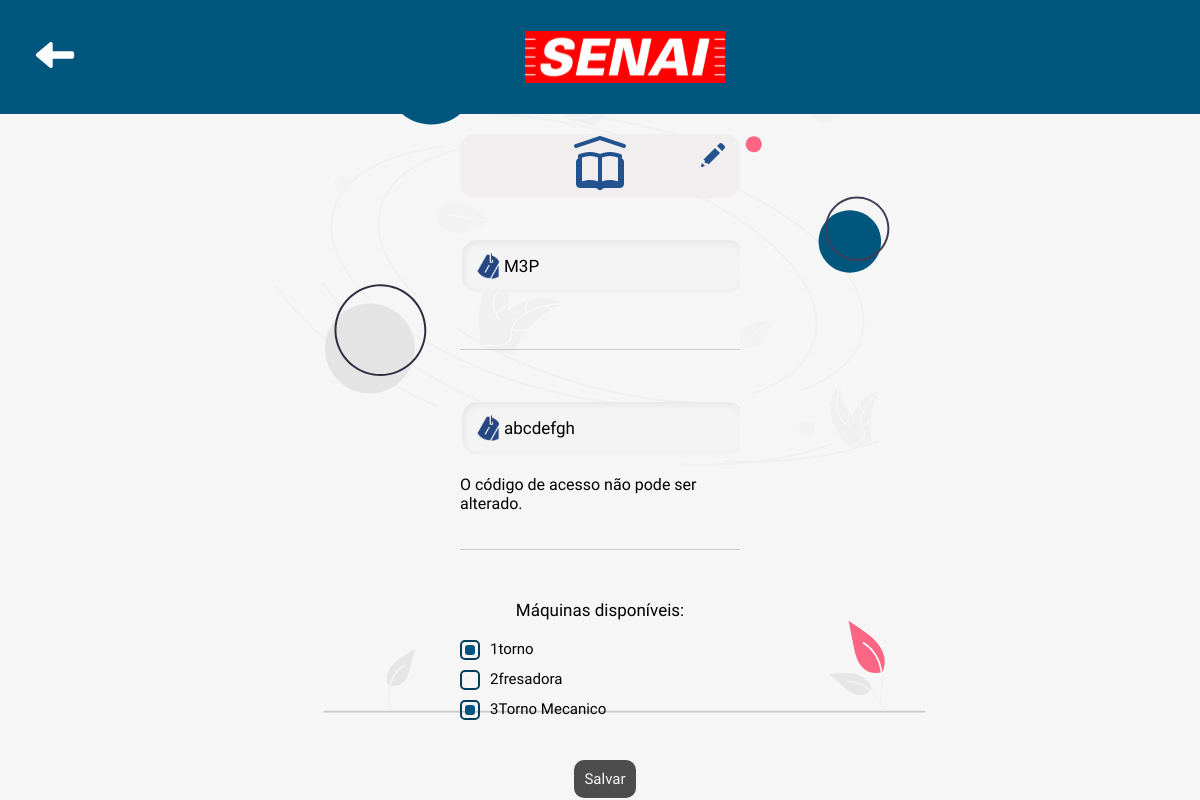
/update.php?option=sala&editarTurma&id_atualizacao=1, run on the app's committed database.
### tables this page shows
CREATE TABLE `sala` (
  `id` int(11) NOT NULL,
  `turma` varchar(50) NOT NULL,
  `id_professor` int(11) NOT NULL,
  `codigo_acesso` varchar(8) NOT NULL
);

CREATE TABLE `tipo_maquina` (
  `id` int(11) NOT NULL,
  `tipo` varchar(50) NOT NULL,
  `imagem_padrao` longblob NOT NULL
);

### update.php (the view, shortened to what this page needs)
<?php
include('conexao.php');
if (isset($_GET['option']) && isset($_GET['id_atualizacao'])) {
    $editarTurma = false;
    $tabelaBuscar = $_GET['option'];
    $id_atualizacao = $_GET['id_atualizacao'];
    $sqlBuscarTodasColunas = "SHOW COLUMNS FROM $tabelaBuscar";
    $resultado = $mysqli->query($sqlBuscarTodasColunas);
    $campos = array();
    if (isset($_GET['editarTurma'])) {
        $editarTurma = true;
    }
    while ($row = mysqli_fetch_assoc($resultado)) {
        $campos[] = $row['Field'];
    }
    $colunaExcluir = 'id_professor';
    $colunaExcluir1 = 'senha';
    $colunaExcluir3 = 'id';
    $colunaExcluir2 = 'redefinir_senha';
    $colunaExcluir4 = 'codigo_recuperacao';
    $campos = array_diff($campos, array($colunaExcluir, $colunaExcluir1, $colunaExcluir3, $colunaExcluir2, $colunaExcluir4));
    $sql = "SELECT * FROM $tabelaBuscar WHERE id = $id_atualizacao";
    $resultado = $mysqli->query($sql);
    $dados = mysqli_fetch_assoc($resultado);
    if ($editarTurma) {
        $urlUpdate = "update.php?option=$tabelaBuscar&editarTurma&id_atualizacao=$id_atualizacao";
    } else {
        $urlUpdate = "update.php?option=$tabelaBuscar&id_atualizacao=$id_atualizacao";
    }
    ?>
    <!DOCTYPE html>
    <html lang="pt-br">
    <head>
        <link rel="stylesheet" href="css/style.css" />
    </head>
    <body id="body_perfil">
        <header class="topo-inicial">
            <?php
            if ($_SERVER['HTTP_REFERER']){
                if(!strpos($_SERVER['HTTP_REFERER'], "update.php")){
                    echo '<a href='.$_SERVER['HTTP_REFERER'].' class="setaVoltar">';
                }
            }else{
                echo '<a href="login.php" class="setaVoltar">';
            }
            ?>
                <img src="img/svg/setaVoltar.svg" alt="voltar">
            </a>
            <img width="200" class="logo-inicial" src="img/svg/logo_senai_vermelho.svg"  />
        </header>
        <main id="main_formPerfil">
            <div class="container_form">
                <section>
                    <div>
                        <?php
                        if ($editarTurma) {
                            echo '<img src="img/svg/class.svg" >';
                        } else {
                            echo '<img src="img/svg/user.svg" width="70">';
                        }
                        ?>
                    </div>
                    <div class="edit_Icon" onclick="liberarEdicaoPerfil()">
                        <img  src="img/svg/Edit.svg" id="imgEditIcon" />
                    </div>
                </section>
                <form id="form_perfil" method="POST" action="<?php echo $urlUpdate ?>">
                    <?php
                    foreach ($campos as $campo) {
                        $valorAtual = $dados[$campo];
                        ?>
                        <div class="input">
                            <input class="<?php echo $campo ?>" required readonly type="text" id="<?php echo $campo; ?>"
                                name="<?php echo $campo; ?>" value="<?php echo $valorAtual; ?>"><br>
                                <?php
                                    if($campo == "codigo_acesso"){
                                        echo '<p  id="p_update">O código de acesso não pode ser alterado.</p>';
                                    }
                                ?>
                        </div>
                        <?php
                    }
                    if ($editarTurma) {
                        $sql_tipos_na_sala = "SELECT tipo_maquina.id, tipo_maquina.tipo
                        FROM tipo_maquina
                        INNER JOIN lista_sala_tipo_maquina ON tipo_maquina.id = lista_sala_tipo_maquina.id_tipo_maquina
                        WHERE lista_sala_tipo_maquina.id_sala = ?";
                        $stmt_tipos_na_sala = $mysqli->prepare($sql_tipos_na_sala);
                        $stmt_tipos_na_sala->bind_param("i", $id_atualizacao);
                        $stmt_tipos_na_sala->execute();
                        $stmt_tipos_na_sala->bind_result($tipo_maquina_id, $tipo_maquina_nome);
                        $tipos_na_sala = array();
                        while ($stmt_tipos_na_sala->fetch()) {
                            $tipos_na_sala[] = $tipo_maquina_id;
                        }
                        $sql_todos_tipos = "SELECT id, tipo FROM tipo_maquina";
                        $stmt_todos_tipos = $mysqli->query($sql_todos_tipos);
                        echo '<div class="checkboxes" id="checkboxesFormEditarTurma">';
                        echo '<div class="titulo"><p>Máquinas disponíveis:</p></div>';
                        while ($row = $stmt_todos_tipos->fetch_assoc()) {
                            $tipo = $row['tipo'];
                            $Idtipo = $row['id'];
                            $check = in_array($Idtipo, $tipos_na_sala) ? 'checked' : '';
                            echo '<label for="' . $tipo . '" class="cyberpunk-checkbox-label">';
                            echo '<input disabled ' . $check . ' class="cyberpunk-checkbox" type="checkbox" id="' . $Idtipo . '" name="maquinas[]" value="' . $Idtipo . '" >';
                            echo $Idtipo;
                            echo '<span>';
                            echo $tipo;
                            echo '</span>';
                            echo '</label>';
                        }
                        echo '</div>';
                    }
                    ?>
                    <div class="bnts">
                        <div class="inputs">
                            <input  disabled  type="submit" value="Salvar" id="botaoSalvar">
                        </div>
                    </div>
                </form>
            </div>
        </main>
    </body>
    </html>
    <?php
}
?>

### css/style.css (style rules this page uses)
* { margin: 0; border: none; text-decoration: none; padding: 0; overflow-x: hidden; font-family: "Lexend Deca", sans-serif; }
:root { --azulPrincipal: #01567d; --azulEscuro: #003f5b; --cinza: #666; --cinzaClaro: #a8a8a8; --box-shadow: 5px 7px 10px 5px rgba(0, 0, 0, 0.25); --box-shadow-insert: 4px -4px 4px 0px rgba(0, 0, 0, 0.25) inset; --background-main: #f6f6f6; }
body { background-color: var(--background-main); }
.logo-inicial { margin: 0 auto; padding-left: 110px; }
.topo-inicial { background-color: var(--azulPrincipal); display: flex; align-items: center; padding: 30px; }
#infosAcess input, #infosCreate input, #main_formPerfil .container_form .input input { background: #f4f4f4; display: flex; width: 80%; padding: 16px; background-image: url("../img/email.png"); background-repeat: no-repeat; background-position: 12px center; padding-left: 42px; border-radius: 15px; font-size: 17px; border: none; outline: none; box-shadow: inset 1px 2px 8px rgba(0, 0, 0, 0.07); transition: 0.18s ease-out; }
.checkboxes .titulo { color: #b6e4f0; font-size: 17px; font-weight: 500; display: flex; justify-content: center; width: 100%; margin-bottom: 20px; }
.cyberpunk-checkbox { appearance: none; width: 20px; height: 20px; border: 2px solid #b6e4f0; border-radius: 5px; background-color: transparent; display: inline-block; position: relative; margin-right: 10px; cursor: pointer; margin-bottom: 10px; }
.cyberpunk-checkbox:disabled { cursor: not-allowed; }
.cyberpunk-checkbox:before { content: ""; background-color: #b6e4f0; display: block; position: absolute; top: 50%; left: 50%; transform: translate(-50%, -50%) scale(0); width: 10px; height: 10px; border-radius: 3px; transition: all 0.3s ease-in-out; }
.cyberpunk-checkbox:checked:before { transform: translate(-50%, -50%) scale(1); }
.cyberpunk-checkbox-label { font-size: 15px; color: #fff; cursor: pointer; user-select: none; display: flex; }
#body_perfil { background-image: url(../img/svg/bg_perfil.svg); background-repeat: no-repeat; background-position: top; background-position-y: 14%; }
#main_formPerfil { display: flex; justify-content: center; margin-top: 20px; }
#main_formPerfil .container_form { width: 280px; }
#main_formPerfil .container_form section { background-color: rgb(240, 238, 238); display: flex; justify-content: center; border-radius: 15px; }
#main_formPerfil .container_form section .edit_Icon { display: flex; margin-bottom: 160px; margin-left: 226px; position: absolute; padding: 6px; cursor: pointer; transition: .3s ease; }
#main_formPerfil .container_form form { margin-top: 40px; }
#main_formPerfil .container_form .input { margin-bottom: 50px; border-bottom: 1px solid #ccc; padding-bottom: 36px; align-items: center; }
#main_formPerfil .container_form .input input { margin: 2px; }
#main_formPerfil .container_form .input .turma { background-image: url(../img/svg/nameTag.svg); }
#main_formPerfil .container_form .input #codigo_acesso { background-image: url(../img/svg/nameTag.svg); }
#main_formPerfil .container_form form .bnts { display: flex; flex-direction: column; }
#main_formPerfil .container_form form .bnts .inputs { width: 100%; display: flex; justify-content: space-around; align-items: center; }
#main_formPerfil .container_form form .bnts input, #submitCadastrarSala, .cadastrar-maquina input, #main_cadastrarCategoriaMaquina #submitTipo { display: flex; justify-content: center; color: var(--cinza); font-size: 1.2rem; transition: 0.2s ease; color: var(--background-main); background-color: #003f5b; font-size: 15px; transition: .3s; padding: 10px; border-radius: 10px; cursor: pointer; height: 100%; margin: 10px 0px 0px 10px; }
#main_formPerfil .container_form form .bnts input:disabled { background-color: #4d4d4d; cursor: not-allowed; }
#checkboxesFormEditarTurma { margin-top: 20px; margin-bottom: 20px; }
#checkboxesFormEditarTurma .cyberpunk-checkbox { border: var(--azulEscuro) 2px solid; }
#checkboxesFormEditarTurma .cyberpunk-checkbox::before { background-color: var(--azulPrincipal); }
#checkboxesFormEditarTurma .cyberpunk-checkbox-label { display: flex; color: #000000; }
#checkboxesFormEditarTurma .titulo p { color: #000000; }
.bnts div { display: flex; justify-content: center; gap: 10px; }
.setaVoltar { transition: .3s ease; }

### update.php (style rules this page uses)
.setaVoltar { width: 50px; align-self: center; justify-self: start; }
.logo-inicial { margin:0 auto; padding-left:0; }

### data on the page
sala: turma "M3P", codigo_acesso "abcdefgh"
tipo_maquina: id "1", tipo "torno"
tipo_maquina: id "2", tipo "fresadora"
tipo_maquina: id "3", tipo "Torno Mecanico"
